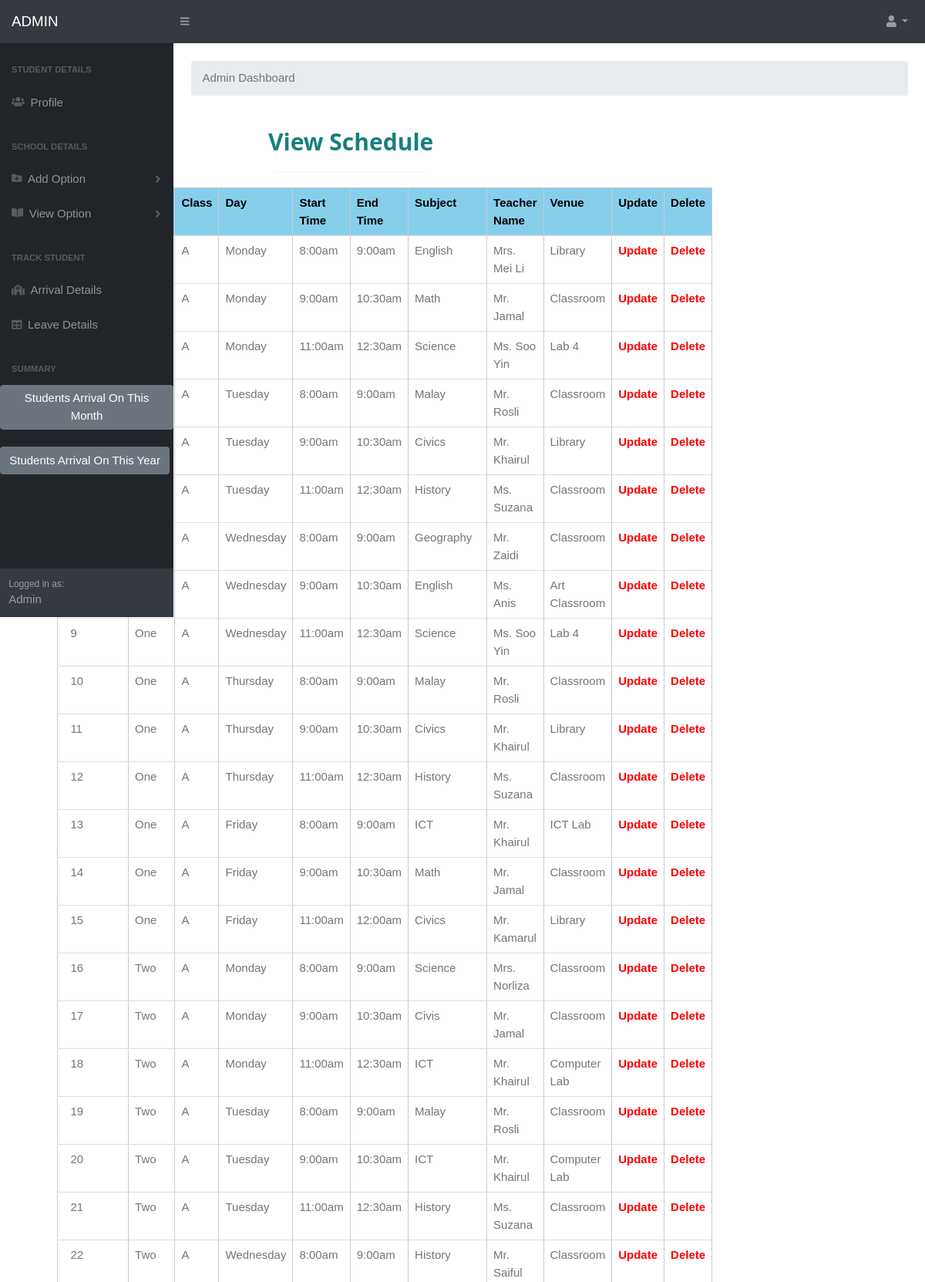
The page /viewsc.php (signed in, upper part) on the database its author committed.
### tables this page shows
CREATE TABLE `sched` (
  `scid` varchar(50) NOT NULL,
  `grade` varchar(100) NOT NULL,
  `class` varchar(100) NOT NULL,
  `day` varchar(50) NOT NULL,
  `time_start` varchar(15) NOT NULL,
  `time_end` varchar(15) NOT NULL,
  `subject` varchar(15) NOT NULL,
  `teachername` varchar(100) NOT NULL,
  `venue` varchar(100) NOT NULL
);

### viewsc.php (the view, shortened to what this page needs)
<?php
$aid= $_SESSION['aid'];
if(empty($aid))
{
	echo "<script>window.location.href='adminlogin.php'</script>";
}
else
{
	include('adminmenu.php');
	include('connect.php');
	?>
	<html>
      <link rel="stylesheet"href="styles.css" >
      <link rel="stylesheet" href="w.css">
      <link href="https://cdn.datatables.net/1.10.20/css/dataTables.bootstrap4.min.css" rel="stylesheet" />
<body>
<form method='POST'>
<div class="w3-padding-large" id="main" style='position:absolute;  top: 80px; right:280px;'>
<div class="w3-content w3-justify w3-text-grey w3-padding-64" id="about"  style='width:90%'>
    <center>
	<h2 class="w3-center" style='color:#177F7D'><b>View Schedule</b></h2>
       <hr style="width:200px" class="w3-opacity">
	   <?php
	   $sel="select * from sched";
	   $res=$con->query($sel);
	   if(mysqli_num_rows($res)==0)
	   {
		  echo "<table align='center'><tr align='center'><td style='color:red'><b>No data found</b></td></tr></table>";
	   }
	   else
	   {
		   echo"
		   <div class='w3-container'>
	   <table class='w3-table-all w3-hoverable' border='1' cellspacing='0' cellpadding='0' width='95%' >
	   <thead>
        <tr class='w3-light-blue'>
	  <th>Schedule ID</th>
	  <th>Grade</th>
      <th>Class</th>
		<th>Day</th>
	    <th>Start Time</th>
	    <th>End Time</th>
	    <th>Subject</th>
      <th>Teacher Name</th>
      <th>Venue</th>
	   <th>Update</th>
	   <th>Delete</th>
		</tr>
    </thead>   ";
		   while($data=mysqli_fetch_array($res))
		   {
		  $scid=$data['scid'];
		  $grade=$data['grade'];
          $class=$data['class'];
		  $day=$data['day'];
		  $time_start=$data['time_start'];
		  $time_end=$data['time_end'];
		  $subject=$data['subject'];
          $teachername=$data['teachername'];
          $venue=$data['venue'];
			  echo"
    <tbody bgcolor='#f6f6f6'>
      <tr align='center'>
		<td width='5%'>".$scid."</td>
		<td width='10%'>".$grade."</td>
		<td width='10%'>".$class."</td>
		<td width='10%'>".$day."</td>
        <td width='10%'>".$time_start."</td>
        <td width='10%'>".$time_end."</td>
		<td width='10%'>".$subject."</td>
        <td width='20%'>".$teachername."</td>
        <td width='10%'>".$venue."</td>
		<td width='5%'>
		<a href='updatesc.php?scid=".$scid."' style='font-weight:bold;color:	red'>
         Update
        </a>
		</td>
		<td width='5%'>
		<a href='deletesc.php?scid=".$scid."' style='font-weight:bold;color:red'>
         Delete
        </a>
		</td>
      </tr>
    </tbody>";
		   }
	   }
	   ?>
	   </table>
	   </div>
	   </div>
	   </div>
	   </form>
	   </body>
	   <br><br><br>
<?php
}
?>

### w.css (style rules this page uses)
html { box-sizing:border-box }
*,*:before,*:after { box-sizing:inherit }
html { -ms-text-size-adjust:100%;-webkit-text-size-adjust:100% }
body { margin:0 }
a { background-color:transparent;-webkit-text-decoration-skip:objects }
hr { box-sizing:content-box;height:0;overflow:visible }
html,body { font-family:Verdana,sans-serif;font-size:15px;line-height:1.5 }
html { overflow-x:hidden }
h1,h2,h3,h4,h5,h6,.w3-slim,.w3-wide { font-family:"Segoe UI",Arial,sans-serif }
h2 { font-size:30px }
h1,h2,h3,h4,h5,h6 { font-weight:400;margin:10px 0 }
hr { border:0;border-top:1px solid #eee;margin:20px 0 }
a { color:inherit }
.w3-table,.w3-table-all { border-collapse:collapse;border-spacing:0;width:100%;display:table }
.w3-table-all { border:1px solid #ccc }
.w3-bordered tr,.w3-table-all tr { border-bottom:1px solid #ddd }
.w3-table-all tr:nth-child(odd) { background-color:#fff }
.w3-table td,.w3-table th,.w3-table-all td,.w3-table-all th { padding:8px 8px;display:table-cell;text-align:left;vertical-align:top }
.w3-table th:first-child,.w3-table td:first-child,.w3-table-all th:first-child,.w3-table-all td:first-child { padding-left:16px }
.w3-btn,.w3-btn-floating,.w3-dropnav a,.w3-btn-floating-large,.w3-btn-block, .w3-navbar a,.w3-navblock a,.w3-sidenav a,.w3-pagination li a,.w3-hoverable tbody tr,.w3-hoverable li, .w3-accordion-content a,.w3-dropdown-content a,.w3-dropdown-click:hover,.w3-dropdown-hover:hover,.w3-opennav,.w3-closenav,.w3-closebtn,*[class*="w3-hover-"] { -webkit-transition:background-color .25s,color .15s,box-shadow .25s,opacity 0.25s,filter 0.25s,border 0.15s;transition:background-color .25s,color .15s,box-shadow .15s,opacity .25s,filter .25s,border .15s }
.w3-main,#main { transition:margin-left .4s }
.w3-container:after,.w3-container:before,.w3-panel:after,.w3-panel:before,.w3-row:after,.w3-row:before,.w3-row-padding:after,.w3-row-padding:before,.w3-cell-row:before,.w3-cell-row:after, .w3-topnav:after,.w3-topnav:before,.w3-clear:after,.w3-clear:before,.w3-btn-group:before,.w3-btn-group:after,.w3-btn-bar:before,.w3-btn-bar:after,.w3-bar:before,.w3-bar:after { content:"";display:table;clear:both }
.w3-content { max-width:980px;margin:auto }
.w3-justify { text-align:justify!important }
.w3-center { text-align:center!important }
.w3-padding-large { padding:12px 24px!important }
.w3-padding-64 { padding-top:64px!important;padding-bottom:64px!important }
.w3-container { padding:0.01em 16px }
.w3-opacity,.w3-hover-opacity:hover { opacity:0.60;-webkit-backface-visibility:hidden; color: white }
.w3-light-blue,.w3-hover-light-blue:hover { color:#000!important;background-color:#87CEEB!important }
.w3-text-grey,.w3-hover-text-grey:hover,.w3-text-gray,.w3-hover-text-gray:hover { color:#757575!important }

### rows shown on the page
sched: class "A", day "Monday", time_start "8:00am", time_end "9:00am", subject "English", teachername "Mrs. Mei Li", venue "Library"
sched: class "A", day "Monday", time_start "9:00am", time_end "10:30am", subject "Math", teachername "Mr. Jamal", venue "Classroom"
sched: class "A", day "Monday", time_start "11:00am", time_end "12:30am", subject "Science", teachername "Ms. Soo Yin", venue "Lab 4"
sched: class "A", day "Tuesday", time_start "8:00am", time_end "9:00am", subject "Malay", teachername "Mr. Rosli", venue "Classroom"
sched: class "A", day "Tuesday", time_start "9:00am", time_end "10:30am", subject "Civics", teachername "Mr. Khairul", venue "Library"
sched: class "A", day "Tuesday", time_start "11:00am", time_end "12:30am", subject "History", teachername "Ms. Suzana", venue "Classroom"
sched: class "A", day "Wednesday", time_start "8:00am", time_end "9:00am", subject "Geography", teachername "Mr. Zaidi", venue "Classroom"
sched: class "A", day "Wednesday", time_start "9:00am", time_end "10:30am", subject "English", teachername "Ms. Anis", venue "Art Classroom"
sched: scid "9", grade "One", class "A", day "Wednesday", time_start "11:00am", time_end "12:30am", subject "Science", teachername "Ms. Soo Yin", venue "Lab 4"
sched: scid "10", grade "One", class "A", day "Thursday", time_start "8:00am", time_end "9:00am", subject "Malay", teachername "Mr. Rosli", venue "Classroom"
sched: scid "11", grade "One", class "A", day "Thursday", time_start "9:00am", time_end "10:30am", subject "Civics", teachername "Mr. Khairul", venue "Library"
sched: scid "12", grade "One", class "A", day "Thursday", time_start "11:00am", time_end "12:30am", subject "History", teachername "Ms. Suzana", venue "Classroom"
sched: scid "13", grade "One", class "A", day "Friday", time_start "8:00am", time_end "9:00am", subject "ICT", teachername "Mr. Khairul", venue "ICT Lab"
sched: scid "14", grade "One", class "A", day "Friday", time_start "9:00am", time_end "10:30am", subject "Math", teachername "Mr. Jamal", venue "Classroom"
sched: scid "15", grade "One", class "A", day "Friday", time_start "11:00am", time_end "12:00am", subject "Civics", teachername "Mr. Kamarul", venue "Library"
sched: scid "16", grade "Two", class "A", day "Monday", time_start "8:00am", time_end "9:00am", subject "Science", teachername "Mrs. Norliza", venue "Classroom"
sched: scid "17", grade "Two", class "A", day "Monday", time_start "9:00am", time_end "10:30am", subject "Civis", teachername "Mr. Jamal", venue "Classroom"
sched: scid "18", grade "Two", class "A", day "Monday", time_start "11:00am", time_end "12:30am", subject "ICT", teachername "Mr. Khairul", venue "Computer Lab"
sched: scid "19", grade "Two", class "A", day "Tuesday", time_start "8:00am", time_end "9:00am", subject "Malay", teachername "Mr. Rosli", venue "Classroom"
sched: scid "20", grade "Two", class "A", day "Tuesday", time_start "9:00am", time_end "10:30am", subject "ICT", teachername "Mr. Khairul", venue "Computer Lab"
sched: scid "21", grade "Two", class "A", day "Tuesday", time_start "11:00am", time_end "12:30am", subject "History", teachername "Ms. Suzana", venue "Classroom"
sched: scid "22", grade "Two", class "A", day "Wednesday", time_start "8:00am", time_end "9:00am", subject "History", teachername "Mr. Saiful", venue "Classroom"
